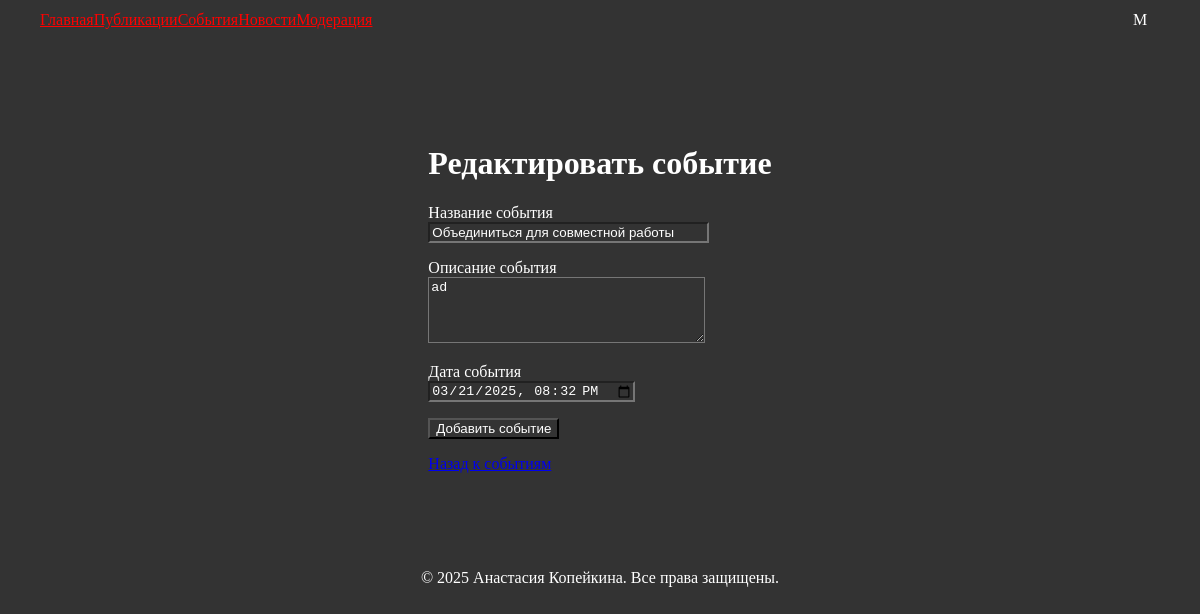
The app's page /events/1/edit (signed in) with its own data.
### application/models.py (models this page shows, shortened)
class User(db.Model, UserMixin):
    id = db.Column(db.Integer, primary_key=True)
    username = db.Column(db.String(150), unique=True, nullable=False)
    email = db.Column(db.String(150), unique=True, nullable=False)
    password_hash = db.Column(db.String(128), nullable=False)
    role = db.Column(db.String(128), default='user')
    is_blocked = db.Column(db.Boolean, default=False)
    failed_login_attempts = db.Column(db.Integer, default=0)
    last_failed_login = db.Column(db.DateTime)
    posts = db.relationship('Post', backref='author', lazy=True)
    likes = db.relationship('Like', backref='user', lazy=True)
    comments = db.relationship('Comment', backref='user', lazy=True)

class Event(db.Model):
    id = db.Column(db.Integer, primary_key=True)
    title = db.Column(db.String(150), nullable=False)
    description = db.Column(db.Text, nullable=True)
    date = db.Column(db.DateTime, nullable=False)
    created_at = db.Column(db.DateTime, default=datetime.now)

### application/views/events.py (the view, shortened to what this page needs)
@events_bp.route('/events/<int:event_id>/edit', methods=['GET', 'POST'])
@login_required
def edit_event(event_id):
    event = Event.query.get_or_404(event_id)
    form = EventForm(obj=event)
    return render_template('edit_event.html', form=form, event=event)

### application/forms.py
class EventForm(FlaskForm):
    title = StringField('Название события', validators=[DataRequired()])
    description = TextAreaField('Описание события')
    date = DateTimeField('Дата события', format='%Y-%m-%dT%H:%M', validators=[DataRequired()], render_kw={"type": "datetime-local"})
    submit = SubmitField('Добавить событие')

### application/views/auth.py (called while the page is built)
@login_manager.user_loader
def load_user(user_id):
    return User.query.get(int(user_id))

### application/templates/edit_event.html (shortened to what this page needs)
{% extends 'base.html' %}
{% block content %}
<div class="home-container" style="max-width: 1200px; margin: 0 auto; padding: 40px 20px;">
    <h1>Редактировать событие</h1>
    <form method="POST">
        <p>
            {{ form.title.label }}<br>
            {{ form.title(size=32) }}<br>
        </p>
        <p>
            {{ form.description.label }}<br>
            {{ form.description(rows=4, cols=32) }}<br>
        </p>
        <p>
            {{ form.date.label }}<br>
            {{ form.date() }}<br>
        </p>
        <p>{{ form.submit() }}</p>
    </form>
    <a href="{{ url_for('events.list_events') }}">Назад к событиям</a>
</div>
{% endblock %}

### application/templates/base.html (shortened to what this page needs)
<!DOCTYPE html>
<html lang="en">
<head>
    <link rel="stylesheet" href="https://cdnjs.cloudflare.com/ajax/libs/antd/4.16.13/antd.min.css">
    <link rel="stylesheet" href="{{ url_for('static', filename='css/styles.css') }}">
</head>
<body>
    <header style="position: fixed; ">
        <nav class="ant-menu ant-menu-horizontal" style="display: flex; align-items: center; justify-content: space-between; padding: 0 20px;">
            <div class="left-menu" style="display: flex; align-items: center;">
                <a class="ant-menu-item" href="{{ url_for('index') }}">Главная</a>
                <a class="ant-menu-item" href="{{ url_for('posts.list_posts') }}">Публикации</a>
                <a class="ant-menu-item" href="{{ url_for('events.list_events') }}">События</a>
                <a class="ant-menu-item" href="{{ url_for('news.list_news') }}">Новости</a>
                {% if current_user.is_authenticated and current_user.role == 'moderator' %}
                <a class="ant-menu-item" href="{{ url_for('moderation.moderate_posts') }}">Модерация</a>
                {% elif current_user.is_authenticated and current_user.role == 'admin' %}
                <a class="ant-menu-item" href="{{ url_for('admin.list_users') }}">Админпанель</a>
                {% endif %}
            </div>
            <div class="right-menu" style="display: flex; align-items: center;">
                {% if not current_user.is_authenticated %}
                <a class="ant-menu-item" href="{{ url_for('auth.login') }}">Вход</a>
                <a class="ant-menu-item" href="{{ url_for('auth.register') }}">Регистрация</a>
                {% else %}
                <div
                    id="user-avatar"
                    class="ant-avatar ant-avatar-circle ant-avatar-icon user-avatar"
                    style="
                        background-color: {{ current_user.avatar_color }};
                        color: white;
                        cursor: pointer;
                        display: flex;
                        align-items: center;
                        justify-content: center;
                        width: 40px;
                        height: 40px;
                    "
                >
                    {{ current_user.username[0]|upper }}
                </div>
                {% endif %}
            </div>
        </nav>
    </header>
    <div class="content" style="padding: 20px; display: flex; justify-content: center; flex-direction: column; margin-top: 64px;">
        {% block content %}
        {% endblock %}
    </div>
    <footer style="text-align: center; padding: 20px;">
        <p>© 2025 Анастасия Копейкина. Все права защищены.</p>
    </footer>
</body>
</html>

### application/static/css/styles.css (style rules this page uses)
body { background-color: #333333; }
p { color: #ffffff; }
h1 { color: #ffffff; }
header { top: 0; left: 0; right: 0; z-index: 1000; max-width: 1200px; margin: 0 auto; padding: 0 20px; background-color: #333333; }
.ant-menu { background-color: #333333; }
.ant-menu-horizontal { border-bottom: none; }
nav a { color: #FF0000; background-color: #333333; }
input, textarea { background-color: #333333; color: #ffffff; }

### records on screen
User: username "M"
Event: title "Объединиться для совместной работы", description "ad", date "03/21/2025 20:32"
